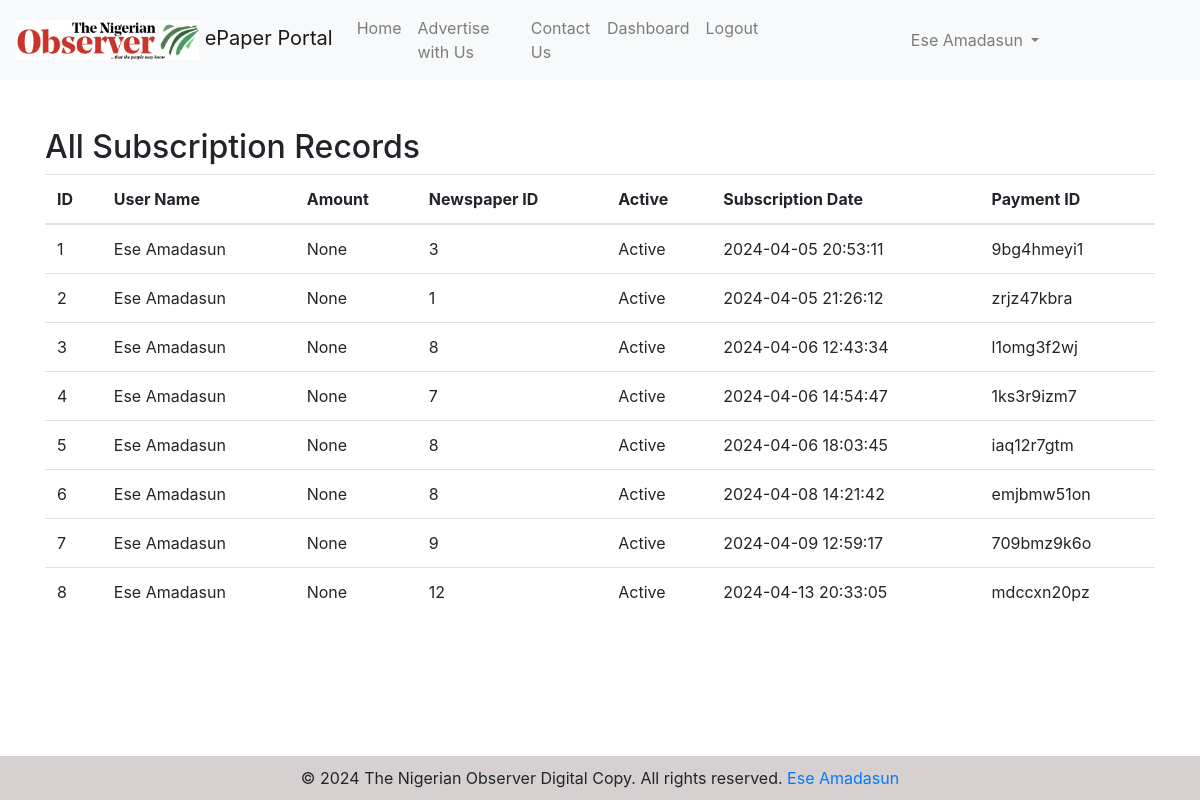
Page /transactions (signed in) on the committed database.
### src/accounts/models.py (models this page shows)
class User(db.Model, UserMixin):
    id = db.Column(db.Integer, primary_key=True)
    name = db.Column(db.String, nullable=True)
    username= db.Column(db.String(80), unique=True, nullable=False)  # Ensure email is not nullable
    password = db.Column(db.String(120), nullable=False)
    is_admin = db.Column(db.Boolean, default=False)
    email = db.Column(db.String(80))  # Add the email column
    is_confirmed = db.Column(db.Boolean, nullable=True, default=False)
    subscriptions = db.relationship('Subscription', backref='user', lazy=True)

class Subscription(db.Model):
    id = db.Column(db.Integer, primary_key=True)
    user_id = db.Column(db.Integer, db.ForeignKey('user.id'), nullable=False)
    amount = db.Column(db.Integer)
    newspaper_id = db.Column(db.Integer, db.ForeignKey('newspaper.id'), nullable=False)
    active = db.Column(db.Boolean, default=True)
    subscription_date = db.Column(db.DateTime, default=datetime.utcnow)
    payment_id = db.Column(db.String(50), nullable=False)

### views.py (the view)
@main.route('/transactions')
def transactions():
    subscriptions = Subscription.query.all()
    user_ids = {subscription.user_id for subscription in subscriptions}
    users_subscribed = User.query.filter(User.id.in_(user_ids)).all()
    return render_template('transaction.html', users=users_subscribed, subscriptions=subscriptions)

### app.py (called while the page is built)
def create_app(config_class=Config):
    app = Flask(__name__)
    app.config.from_object(Config)
    mail.init_app(app)
    cors = CORS(app)
    cors = CORS(app, resources={r"/api/*": {"origins": "*"}})
    db.init_app(app)
    migrate = Migrate(app, db)
    login_manager = LoginManager(app)
    login_manager.login_view = 'main.login'
    login_manager.init_app(app)
    @login_manager.user_loader
    def load_user(user_id):
        return User.query.get(int(user_id))
    app.register_blueprint(main)
    with app.app_context():
        db.create_all()
    return app

### templates/transaction.html
{% extends "base.html" %}
{% block content %}
<div class="container mt-5">
  <h2>All Subscription Records</h2>
  <table class="table">
    <thead>
      <tr>
        <th>ID</th>
        <th>User Name</th>
        <th>Amount</th>
        <th>Newspaper ID</th>
        <th>Active</th>
        <th>Subscription Date</th>
        <th>Payment ID</th>
      </tr>
    </thead>
    <tbody>
      {% for subscription in subscriptions %}
      <tr>
        <td>{{ subscription.id }}</td>
        <td>
          {% for user in users %}
            {% if user.id == subscription.user_id %}
              {{ user.name }}
            {% endif %}
          {% endfor %}
        </td>
        <td>{{ subscription.amount }}</td>
        <td>{{ subscription.newspaper_id }}</td>
        <td>{{ "Active" if subscription.active else "Inactive" }}</td>
        <td>{{ subscription.subscription_date.strftime('%Y-%m-%d %H:%M:%S') }}</td>
        <td>{{ subscription.payment_id }}</td>
      </tr>
      {% endfor %}
    </tbody>
  </table>
</div>
{% endblock %}

### templates/base.html (shortened to what this page needs)
<!DOCTYPE html>
<html lang="en">
<head>
    <link rel="stylesheet" type="text/css" href="/static/css/styles.css">
    <link href="https://stackpath.bootstrapcdn.com/bootstrap/4.5.2/css/bootstrap.min.css" rel="stylesheet">
</head>
<body>
    <nav class="navbar navbar-expand-lg navbar-light bg-light">
        <a class="navbar-brand" href="{{ url_for('main.newspapers') }}">
            <img src="/static/images/observer_logo2.png" width="60" height="60" alt="Logo">
            <span class="navbar-brand-text">ePaper Portal</span>
        </a>
        <div class="collapse navbar-collapse" id="navbarNav">
            <ul class="navbar-nav mr-auto">
                <li class="nav-item">
                    <a class="nav-link" href="{{ url_for('main.newspapers') }}">Home</a>
                </li>
                <li class="nav-item">
                    <a class="nav-link" href="{{ url_for('main.advertising') }}">Advertise with Us</a>
                </li>
                <li class="nav-item">
                    <a class="nav-link" href="{{ url_for('main.contact') }}">Contact Us</a>
                </li>
                <li class="nav-item">
                    <a class="nav-link" href="{{ url_for('main.dashboard') }}">Dashboard</a>
                </li>
                {% if current_user.is_authenticated %}
                    <li class="nav-item">
                        <a class="nav-link" href="{{ url_for('main.logout') }}">Logout</a>
                    </li>
                {% endif %}
            </ul>
            {% if current_user.is_authenticated %}
            <ul class="navbar-nav ml-auto">
                <li class="nav-item dropdown">
                    <a class="nav-link dropdown-toggle" href="#" id="navbarDropdown" role="button" data-toggle="dropdown" aria-haspopup="true" aria-expanded="false">
                        {{ current_user.name }}
                    </a>
                </li>
            </ul>
            {% endif %}
        </div>
    </nav>
    <div class="content-wrapper">
        {% block content %}
        {% endblock %}
    </div>
    <footer class="footer">
        <div class="container">
            <span>&copy; 2024 The Nigerian Observer Digital Copy. All rights reserved.</span>
            <a href="mailto:amadasunese@gmail.com">Ese Amadasun</a>
        </div>
    </footer>
</body>
</html>

### static/css/styles.css (style rules this page uses)
.navbar-brand img { max-height: 40px; width: auto; }
@media (min-width: 992px) { .navbar .navbar-nav { width: 100%; justify-content: center; } }
html, body { height: 100%; margin: 0; }
body { display: flex; flex-direction: column; }
.content-wrapper { flex: 1; }
.footer { background-color: #d6d0d0; text-align: center; padding: 10px 0; }
.container { width: 95%; max-width: 960px; margin: auto; }

### rows in the picture
User: name "Ese Amadasun"
Subscription: id "1", amount "None", newspaper_id "3", active "Active", subscription_date "2024-04-05 20:53:11", payment_id "9bg4hmeyi1"
User: name "Ese Amadasun"
Subscription: id "2", amount "None", newspaper_id "1", active "Active", subscription_date "2024-04-05 21:26:12", payment_id "zrjz47kbra"
Subscription: id "3", amount "None", newspaper_id "8", active "Active", subscription_date "2024-04-06 12:43:34", payment_id "l1omg3f2wj"
Subscription: id "4", amount "None", newspaper_id "7", active "Active", subscription_date "2024-04-06 14:54:47", payment_id "1ks3r9izm7"
User: name "Ese Amadasun"
Subscription: id "5", amount "None", newspaper_id "8", active "Active", subscription_date "2024-04-06 18:03:45", payment_id "iaq12r7gtm"
Subscription: id "6", amount "None", newspaper_id "8", active "Active", subscription_date "2024-04-08 14:21:42", payment_id "emjbmw51on"
User: name "Ese Amadasun"
Subscription: id "7", amount "None", newspaper_id "9", active "Active", subscription_date "2024-04-09 12:59:17", payment_id "709bmz9k6o"
Subscription: id "8", amount "None", newspaper_id "12", active "Active", subscription_date "2024-04-13 20:33:05", payment_id "mdccxn20pz"
